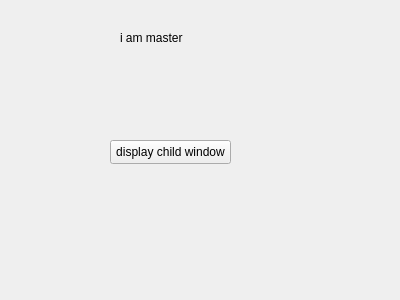
<?xml version="1.0" encoding="UTF-8"?>
<ui version="4.0">
 <class>myWidget</class>
 <widget class="QWidget" name="myWidget">
  <property name="geometry">
   <rect>
    <x>0</x>
    <y>0</y>
    <width>400</width>
    <height>300</height>
   </rect>
  </property>
  <property name="windowTitle">
   <string>myWidget</string>
  </property>
  <widget class="QLabel" name="label">
   <property name="geometry">
    <rect>
     <x>120</x>
     <y>30</y>
     <width>71</width>
     <height>16</height>
    </rect>
   </property>
   <property name="text">
    <string>i am master</string>
   </property>
  </widget>
  <widget class="QPushButton" name="showChildButton">
   <property name="geometry">
    <rect>
     <x>110</x>
     <y>140</y>
     <width>121</width>
     <height>24</height>
    </rect>
   </property>
   <property name="text">
    <string>display child window</string>
   </property>
  </widget>
 </widget>
 <layoutdefault spacing="6" margin="11"/>
 <resources/>
 <connections/>
</ui>
